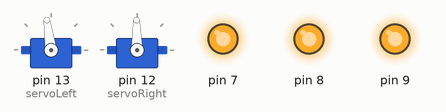
Simulated run of this sketch. Board: Arduino Uno, built with avr-gcc and run on an emulated ATmega328P. On the bench: 2 × servo, output pins drawn as LEDs (lit = HIGH).

Above: at 0.1 s.
At 9.7 s:
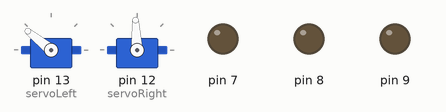
At 11.0 s:
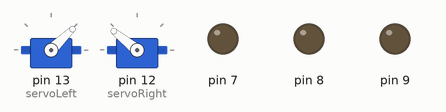
At 13.9 s:
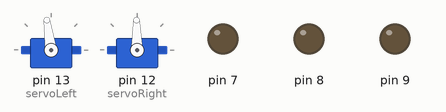
At 25.1 s:
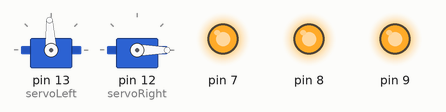
At 37.9 s:
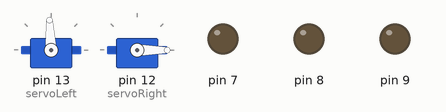
Timing chart, 0 to 40.0 s (numbered marks = the images above):
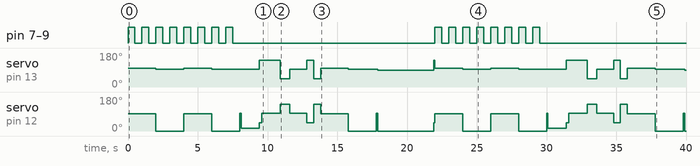

The sketch:

DancingRobot.ino
```cpp
#include <Servo.h>                           // Include servo library

Servo servoLeft;                             // Declare left servo signal
Servo servoRight;                            // Declare right servo signal

void setup()                                 // Built in initialization block
{
  servoLeft.attach(13);                      // Attach left signal to pin 13
  servoRight.attach(12);                      // Attach left signal to pin 12

  pinMode(7, OUTPUT);
  pinMode(8, OUTPUT);
  pinMode(9, OUTPUT);

}

void clap() {
  servoLeft.writeMicroseconds(1550);
  servoRight.writeMicroseconds(1480);

  digitalWrite(7,HIGH);
  digitalWrite(8,HIGH);
  digitalWrite(9,HIGH);
  delay(500);
  digitalWrite(7,LOW);
  digitalWrite(8,LOW);
  digitalWrite(9,LOW);
  delay(500);
  digitalWrite(7,HIGH);
  digitalWrite(8,HIGH);
  digitalWrite(9,HIGH);
  delay(500);
  digitalWrite(7,LOW);
  digitalWrite(8,LOW);
  digitalWrite(9,LOW);
  delay(500);

  servoLeft.writeMicroseconds(1500);
  servoRight.writeMicroseconds(500);

  digitalWrite(7,HIGH);
  digitalWrite(8,HIGH);
  digitalWrite(9,HIGH);
  delay(500);
  digitalWrite(7,LOW);
  digitalWrite(8,LOW);
  digitalWrite(9,LOW);
  delay(500);
  digitalWrite(7,HIGH);
  digitalWrite(8,HIGH);
  digitalWrite(9,HIGH);
  delay(500);
  digitalWrite(7,LOW);
  digitalWrite(8,LOW);
  digitalWrite(9,LOW);
  delay(500);
}

void rightLeft() {
  servoLeft.writeMicroseconds(1550);
  servoRight.writeMicroseconds(1480);
  delay(2000);

  servoLeft.writeMicroseconds(1500);
  servoRight.writeMicroseconds(500);
  delay(2000);
}

void turn90Left(){
  servoRight.writeMicroseconds(700);
  servoLeft.writeMicroseconds(1500);
  delay(1300);
}

void turn90Right(){
  servoRight.writeMicroseconds(1500);
  servoLeft.writeMicroseconds(2000);
  delay(1300);
}

void turn45Right(){
  servoRight.writeMicroseconds(1500);
  servoLeft.writeMicroseconds(1700);
  delay(2000);
}

void turn45Left(){
  servoRight.writeMicroseconds(500);
  servoLeft.writeMicroseconds(1500);
  delay(2000);
}

void backward(int backwardTime){
  servoRight.writeMicroseconds(2000);
  servoLeft.writeMicroseconds(1000);
  delay(backwardTime);
}

void forward(int forwardTime) {
  servoRight.writeMicroseconds(1000);
  servoLeft.writeMicroseconds(2000);
  delay(forwardTime);
}

void turn360 (){
  servoRight.writeMicroseconds(500);
  servoLeft.writeMicroseconds(1450);
  delay(4000);
}


void stop (int stopTime) {
  servoRight.writeMicroseconds(1500);
  servoLeft.writeMicroseconds(1500);
  delay (stopTime);
}
void loop()                                  // Main loop auto-repeats
{
  //digitalWrite(7, HIGH);
 // digitalWrite(8, HIGH);
  //digitalWrite(9, HIGH);
  //delay(200);
  clap();
  clap();
  stop(100);
  turn90Left();
  forward(200);
  turn90Right();
  backward(700);
  stop(1200);
  forward(500);
  backward(500);
  rightLeft();
  stop(100);
  turn360();
  forward(100);
}
```

Measured:
- by itself, pin 7–9: goes 7 × (HIGH 0.50 s, LOW 0.50 s), HIGH 0.50 s, LOW 14.5 s, 7 × (HIGH 0.50 s, LOW 0.50 s), HIGH 0.50 s, then LOW
- by itself, servo on pin 13 (servoLeft): 98° → 93° at 2.0 s, → 98° 2.0 s later, → 93° 2.0 s later, → 141° 3.4 s later, … (24 changes in this stretch)
- by itself, servo on pin 12 (servoRight): 91° → 0° at 2.0 s, → 91° 2.0 s later, → 0° 2.0 s later, → 93° 2.0 s later, … (32 changes in this stretch)
